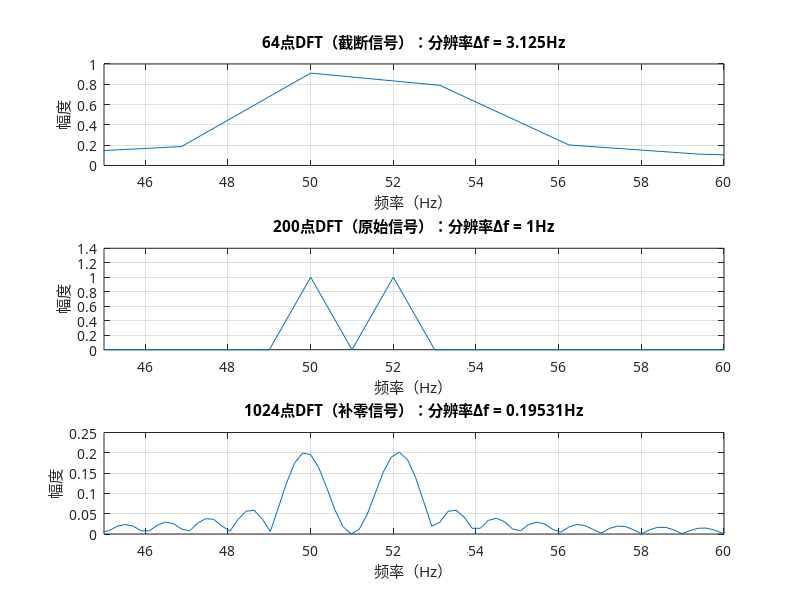

This figure's MATLAB source: (Note: this script raises an error after producing the figure.)
% 清除环境变量，设置字体（确保中文显示）
clear; clc; close all;
set(groot,'DefaultAxesFontName','SimHei');
set(groot,'DefaultTextFontName','SimHei');

%% 1. 参数设置（核心参数与信号生成）
fs = 200;          % 采样频率：200Hz
T_total = 1;       % 信号总时长：1秒
t = 0:1/fs:T_total-1/fs;  % 时间向量
M = length(t);     % 原始信号长度：M = fs*T_total = 200点

% 生成含两个相近频率的信号（便于观察分辨率差异）
f1 = 50;   % 第一个频率：50Hz
f2 = 52;   % 第二个频率：52Hz（与f1相差2Hz）
x = sin(2*pi*f1*t) + sin(2*pi*f2*t);  % 原始信号


%% 2. 定义不同DFT点数（覆盖截断、补零、2的幂次等场景）
N_small = 64;      % 小点数（<M，需截断原始信号）
N_large = 200;     % 中等点数（=M，无截断/补零）
N_pad = 1024;      % 大点数（>M，需补零至1024点，2的幂次）
N_nonpow2 = 999;   % 非2的幂次点数（用于对比FFT效率）


%% 3. 对不同点数进行信号处理（截断或补零）
% 截断：原始信号取前N_small点
x_trunc = x(1:N_small);

% 补零：原始信号补零至N_pad点
x_pad = [x, zeros(1, N_pad - M)];

% 非2的幂次补零：原始信号补零至N_nonpow2点
x_nonpow2 = [x, zeros(1, N_nonpow2 - M)];


%% 4. 计算各情况下的FFT（DFT的快速实现）
X_small = fft(x_trunc, N_small);    % 64点FFT（截断信号）
X_large = fft(x, N_large);          % 200点FFT（原始信号）
X_pad = fft(x_pad, N_pad);          % 1024点FFT（补零信号）


%% 5. 计算频率轴（转换为实际频率值）
f_small = (0:N_small-1)*fs/N_small;    % 64点频率轴
f_large = (0:N_large-1)*fs/N_large;    % 200点频率轴
f_pad = (0:N_pad-1)*fs/N_pad;          % 1024点频率轴


%% 6. 绘制频谱图（取单边谱，实信号频谱对称）
figure(1); set(gcf,'Name','不同点数DFT的频谱对比','NumberTitle','off');

% 子图1：64点FFT（截断信号，低分辨率）
subplot(3,1,1);
plot(f_small, 2*abs(X_small)/N_small);  % 幅度归一化（单边谱乘2）
xlim([45, 60]);  % 聚焦感兴趣的频率范围
xlabel('频率（Hz）'); ylabel('幅度');
title(['64点DFT（截断信号）：分辨率Δf = ', num2str(fs/N_small),'Hz']);
grid on;

% 子图2：200点FFT（原始信号，中等分辨率）
subplot(3,1,2);
plot(f_large, 2*abs(X_large)/N_large);
xlim([45, 60]);
xlabel('频率（Hz）'); ylabel('幅度');
title(['200点DFT（原始信号）：分辨率Δf = ', num2str(fs/N_large),'Hz']);
grid on;

% 子图3：1024点FFT（补零信号，高计算分辨率）
subplot(3,1,3);
plot(f_pad, 2*abs(X_pad)/N_pad);
xlim([45, 60]);
xlabel('频率（Hz）'); ylabel('幅度');
title(['1024点DFT（补零信号）：分辨率Δf = ', num2str(fs/N_pad),'Hz']);
grid on;

sgtitle('点数对频率分辨率的影响');


%% 7. 验证补零不增加实际信息（对比补零前后的频谱细节）
figure(2); set(gcf,'Name','补零对频谱的影响（放大细节）','NumberTitle','off');
% 原始信号200点FFT的频谱（取45-60Hz）
idx_large = find(f_large >=45 & f_large <=60);
plot(f_large(idx_large), 2*abs(X_large(idx_large))/N_large, 'b', 'LineWidth',1.5);
hold on;
% 补零到1024点的频谱（同一频率范围）
idx_pad = find(f_pad >=45 & f_pad <=60);
plot(f_pad(idx_pad), 2*abs(X_pad(idx_pad))/N_pad, 'r--', 'LineWidth',1);
xlabel('频率（Hz）'); ylabel('幅度');
legend('200点原始信号','1024点补零信号');
title('补零仅使频谱更平滑，不增加实际频率信息');
grid on;


%% 7A. 更多可视化：时域对比（截断/原始/补零）
figure(3); set(gcf,'Name','时域对比：截断/原始/补零','NumberTitle','off');
subplot(2,1,1);
plot(t(1:N_small), x(1:N_small), 'b', 'LineWidth',1.0); hold on;
plot(t(1:N_small), x_trunc, 'r--', 'LineWidth',1.0);
hold off; grid on;
xlabel('时间（s）'); ylabel('幅度');
title(['前 ', num2str(N_small), ' 个样本：原始 vs 截断']);
legend('原始','截断');
subplot(2,1,2);
plot(t, x, 'b', 'LineWidth',1.0); hold on;
plot(0:1/fs:(length(x_pad)-1)/fs, x_pad, 'k--', 'LineWidth',1.0);
hold off; grid on;
xlabel('时间（s）'); ylabel('幅度');
title(['全时长：原始 vs 补零（至 ', num2str(N_pad), ' 点）']);
legend('原始','补零');


%% 7B. 更多可视化：窗函数对泄漏的影响（以64点为例）
figure(4); set(gcf,'Name','窗函数对泄漏的影响（64点DFT）','NumberTitle','off');
w_hann = hann(N_small)';
X_rect = fft(x_trunc, N_small);
X_hann = fft(x_trunc .* w_hann, N_small);
plot(f_small, 2*abs(X_rect)/N_small, 'r-', 'LineWidth',1.0); hold on;
plot(f_small, 2*abs(X_hann)/N_small, 'g--', 'LineWidth',1.0);
hold off; grid on;
xlim([45, 60]);
xlabel('频率（Hz）'); ylabel('幅度');
title('矩形窗 vs Hann窗：旁瓣降低但主瓣加宽');
legend('矩形窗','Hann窗');


%% 7C. 更多可视化：短时傅里叶变换（STFT）时频图
figure(5); set(gcf,'Name','STFT时频图','NumberTitle','off');
spectrogram(x, hann(64), 32, 256, fs, 'yaxis');
title('STFT：双频稳态信号的时频分布');
ylim([0 120]); colorbar;


%% 7D. 更多可视化：相位谱（200点DFT）
figure(6); set(gcf,'Name','相位谱（200点DFT）','NumberTitle','off');
phi_large = unwrap(angle(X_large));
plot(f_large, phi_large, 'm'); grid on;
xlim([45, 60]);
xlabel('频率（Hz）'); ylabel('相位（rad）');
title('相位谱（聚焦45–60 Hz）');


%% 8. 对比FFT计算效率（2的幂次 vs 非2的幂次）
% 重复多次计算，取平均时间（减少误差）
n_rep = 1000;  % 重复次数

% 2的幂次点数（1024）的计算时间
tic;
for i=1:n_rep
    fft(x_pad, N_pad);
end
t_pow2 = toc/n_rep;  % 平均时间

% 非2的幂次点数（999）的计算时间
tic;
for i=1:n_rep
    fft(x_nonpow2, N_nonpow2);
end
t_nonpow2 = toc/n_rep;  % 平均时间

% 输出效率对比
fprintf('FFT计算效率对比：\n');
fprintf('1024点（2的幂次）平均时间：%.6f 秒\n', t_pow2);
fprintf('999点（非2的幂次）平均时间：%.6f 秒\n', t_nonpow2);
fprintf('2的幂次点数计算速度提升：%.2f 倍\n', t_nonpow2/t_pow2);